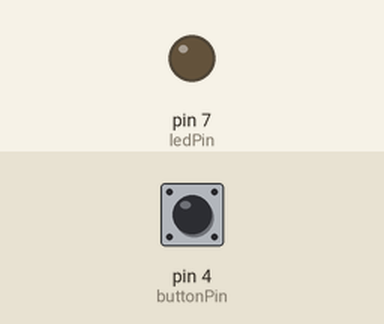
This sketch was run on a simulated Arduino Uno, built with avr-gcc and run on an emulated ATmega328P. On the bench: output pins drawn as LEDs (lit = HIGH). Dashed ring = blinking. Inputs (shaded band) come from the test bench; at power-on: pin 4 (buttonPin) LOW. What the sketch prints to the serial monitor is not drawn.

Above: at 1.2 s.
1.3 s: pin 4 (buttonPin) pulled HIGH for 0.15 s
At 1.38 s:
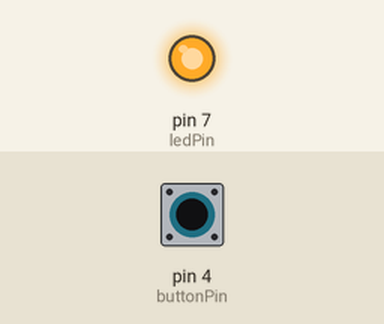
2.9 s: pin 4 (buttonPin) pulled HIGH for 3.2 s
At 7.2 s:
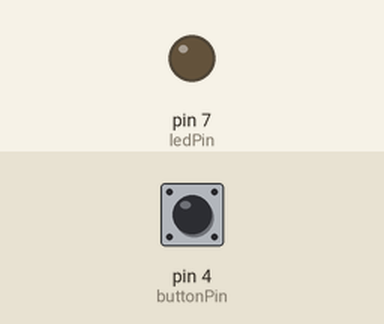
9.1 s: pin 4 (buttonPin) pulsed HIGH 2 times (0.12 s each, 0.3 s apart)
At 9.46 s:
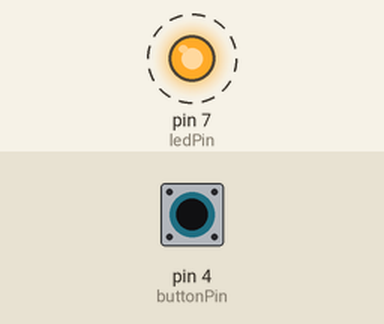
12.7 s: pin 4 (buttonPin) pulsed HIGH 5 times (0.12 s each, 0.3 s apart)
At 15.1 s:
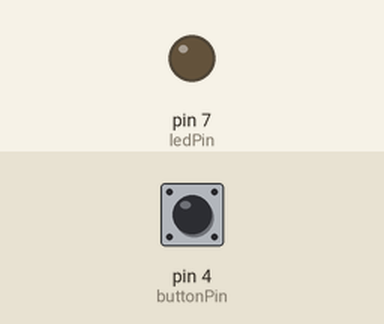
Timing chart, 0 to 16.6 s (numbered marks = the images above; inputs shaded):
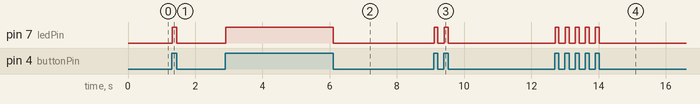

Measured:
- after the input at 1.3 s, pin 7 (ledPin): LOW → HIGH at once, → LOW 0.14 s later
- after the input at 2.9 s, pin 7 (ledPin): LOW → HIGH at once, → LOW 3.2 s later
- after the input at 9.1 s, pin 7 (ledPin): alternates HIGH for 0.11 s and LOW for 0.18 s, 4 changes in all, then stays LOW, starting at once
- after the input at 12.7 s, pin 7 (ledPin): alternates HIGH for 0.12 s and LOW for 0.18 s, 10 changes in all, then stays LOW, starting at once

The sketch:

blink_control_by_pushbutton.ino
```cpp
// Set pin numbers
const int ledPin = 7;   // Const won't change
const int buttonPin = 4;

// Variable will change
int buttonState = 0;  // Variables for reading the pushbutton status


void setup() {
  // Put your setup code here, to run once:
  Serial.begin(9600);
  pinMode(ledPin, OUTPUT);  // Initialize the LED pin as an output
  pinMode(buttonPin, INPUT);  // Initialize the pushbutton pin as an input

}

void loop() {
  // Put your main code here, to run repeatedly:
  buttonState = digitalRead(buttonPin);   // Read the state of the pushbutton value

  if (buttonState == HIGH){         // Check if the pushbutton is presented
    digitalWrite(ledPin, HIGH);     // If the buttonState is HIGH, turn LED on
//    Serial.println("LED ON ++++++");
  }
  else{
    digitalWrite(ledPin, LOW);      // Turn LED off
    Serial.println("LED OFF ------");
  }
}
```
